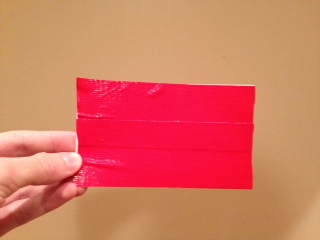
%> input picture hw5/photo1.jpg, 320 x 240 px
$ octave --eval "imagetests;"   (GNU Octave 9; MATLAB toolbox functions it lacks are replaced by stand-ins)
%> lines starting %> are read from the running program, lines starting %| are printed output that depends on the picture


function imagetests


starterImage = getImage('photo1.jpg');
%TODO does it matter if user sees raw image? Probably...
%so we need to use position, then use the color after gaussian
color = ChoosePoint(starterImage);
% [18 lines not run here, left out]
% [77 lines left out: functions get_largest_blob, growBlob, not called in this run]

function new_idx = incr_queue(idx,max)
    new_idx = mod(idx,max) +1;
end

function img = getImage(location)
%> called with location = 'photo1.jpg'
% Read image and apply gaussian filter to remove noise
%
% Input:
% location - the location of the image to read
%
% Ouput:
% img - the image post filter

    input = imread(location);
%> input is the input picture: size 240x320x3 uint8; mean R, G, B 213.5, 116.5, 95.3
    img = smooth_image(input,5); % this is sigma for gaussian
end


% [56 lines left out: function apply_mask, not called in this run]

%from sample code but modified for colors vs grayscale
function smim = smooth_image(im, sigma)
%> called with sigma = 5


    %assert(ndims(im) == 2, 'Image must be greyscale');

    % If needed convert im to double
    if ~strcmp(class(im(:,:,1)),'double')
        im(:,:,1) = double(im(:,:,1));
        im(:,:,2) = double(im(:,:,2));
        im(:,:,3) = double(im(:,:,3));
    end


    sze = ceil(6*sigma);
    if ~mod(sze,2)    % Ensure filter size is odd
        sze = sze+1;
    end
    sze = max(sze,1); % and make sure it is at least 1

    h = fspecial('gaussian', [sze sze], sigma);

    smim = im; % start by copying to ensure size match


    smim(:,:,1) = filter2(h, im(:,:,1));
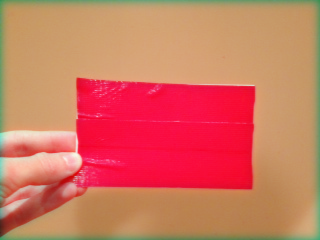
%> smim: size 240x320x3 uint8; mean R, G, B 207.8, 116.5, 95.3
    smim(:,:,2) = filter2(h, im(:,:,2));
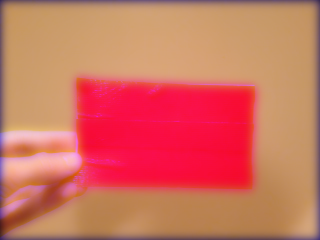
%> smim: size 240x320x3 uint8; mean R, G, B 207.8, 112.3, 95.3
    smim(:,:,3) = filter2(h, im(:,:,3));
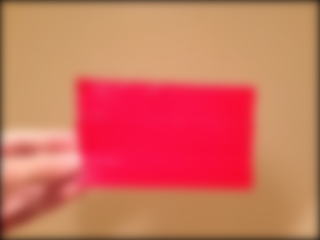
%> smim: size 240x320x3 uint8; mean R, G, B 207.8, 112.3, 92.4
end


%STRAIGHT UP TAKEN JUST FOR TESTING!!!!%%%

function [ color ] = ChoosePoint( img )
%ChosePoint( image )
%   Takes an image, prompt user to choose point, return color of point
    f = figure();
    image(img);

    % gets an input from the figure
    % if the user exits the figure instead, try again
%> (the run ends here)
